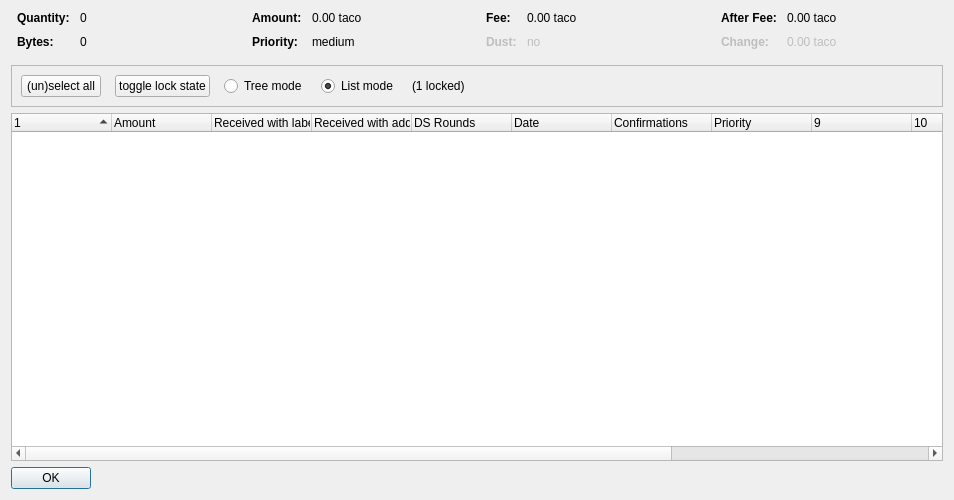
<?xml version="1.0" encoding="UTF-8"?>
<ui version="4.0">
 <class>CoinControlDialog</class>
 <widget class="QDialog" name="CoinControlDialog">
  <property name="geometry">
   <rect>
    <x>0</x>
    <y>0</y>
    <width>954</width>
    <height>500</height>
   </rect>
  </property>
  <property name="windowTitle">
   <string>Coin Selection</string>
  </property>
  <layout class="QVBoxLayout" name="verticalLayout">
   <item>
    <layout class="QHBoxLayout" name="horizontalLayoutTop" stretch="0,0,0,0">
     <property name="topMargin">
      <number>0</number>
     </property>
     <property name="bottomMargin">
      <number>10</number>
     </property>
     <item>
      <layout class="QFormLayout" name="formLayoutCoinControl1">
       <property name="horizontalSpacing">
        <number>10</number>
       </property>
       <property name="verticalSpacing">
        <number>10</number>
       </property>
       <property name="leftMargin">
        <number>6</number>
       </property>
       <property name="rightMargin">
        <number>6</number>
       </property>
       <item row="0" column="0">
        <widget class="QLabel" name="labelCoinControlQuantityText">
         <property name="font">
          <font>
           <weight>75</weight>
           <bold>true</bold>
          </font>
         </property>
         <property name="text">
          <string>Quantity:</string>
         </property>
        </widget>
       </item>
       <item row="0" column="1">
        <widget class="QLabel" name="labelCoinControlQuantity">
         <property name="cursor">
          <cursorShape>IBeamCursor</cursorShape>
         </property>
         <property name="contextMenuPolicy">
          <enum>Qt::ActionsContextMenu</enum>
         </property>
         <property name="text">
          <string notr="true">0</string>
         </property>
         <property name="textInteractionFlags">
          <set>Qt::LinksAccessibleByMouse|Qt::TextSelectableByKeyboard|Qt::TextSelectableByMouse</set>
         </property>
        </widget>
       </item>
       <item row="1" column="0">
        <widget class="QLabel" name="labelCoinControlBytesText">
         <property name="font">
          <font>
           <weight>75</weight>
           <bold>true</bold>
          </font>
         </property>
         <property name="text">
          <string>Bytes:</string>
         </property>
        </widget>
       </item>
       <item row="1" column="1">
        <widget class="QLabel" name="labelCoinControlBytes">
         <property name="cursor">
          <cursorShape>IBeamCursor</cursorShape>
         </property>
         <property name="contextMenuPolicy">
          <enum>Qt::ActionsContextMenu</enum>
         </property>
         <property name="text">
          <string notr="true">0</string>
         </property>
         <property name="textInteractionFlags">
          <set>Qt::LinksAccessibleByMouse|Qt::TextSelectableByKeyboard|Qt::TextSelectableByMouse</set>
         </property>
        </widget>
       </item>
      </layout>
     </item>
     <item>
      <layout class="QFormLayout" name="formLayoutCoinControl2">
       <property name="horizontalSpacing">
        <number>10</number>
       </property>
       <property name="verticalSpacing">
        <number>10</number>
       </property>
       <property name="leftMargin">
        <number>6</number>
       </property>
       <property name="rightMargin">
        <number>6</number>
       </property>
       <item row="0" column="0">
        <widget class="QLabel" name="labelCoinControlAmountText">
         <property name="font">
          <font>
           <weight>75</weight>
           <bold>true</bold>
          </font>
         </property>
         <property name="text">
          <string>Amount:</string>
         </property>
        </widget>
       </item>
       <item row="0" column="1">
        <widget class="QLabel" name="labelCoinControlAmount">
         <property name="cursor">
          <cursorShape>IBeamCursor</cursorShape>
         </property>
         <property name="contextMenuPolicy">
          <enum>Qt::ActionsContextMenu</enum>
         </property>
         <property name="text">
          <string notr="true">0.00 taco</string>
         </property>
         <property name="textInteractionFlags">
          <set>Qt::LinksAccessibleByMouse|Qt::TextSelectableByKeyboard|Qt::TextSelectableByMouse</set>
         </property>
        </widget>
       </item>
       <item row="1" column="0">
        <widget class="QLabel" name="labelCoinControlPriorityText">
         <property name="font">
          <font>
           <weight>75</weight>
           <bold>true</bold>
          </font>
         </property>
         <property name="text">
          <string>Priority:</string>
         </property>
        </widget>
       </item>
       <item row="1" column="1">
        <widget class="QLabel" name="labelCoinControlPriority">
         <property name="cursor">
          <cursorShape>IBeamCursor</cursorShape>
         </property>
         <property name="contextMenuPolicy">
          <enum>Qt::ActionsContextMenu</enum>
         </property>
         <property name="text">
          <string>medium</string>
         </property>
         <property name="textInteractionFlags">
          <set>Qt::LinksAccessibleByMouse|Qt::TextSelectableByKeyboard|Qt::TextSelectableByMouse</set>
         </property>
        </widget>
       </item>
      </layout>
     </item>
     <item>
      <layout class="QFormLayout" name="formLayoutCoinControl3">
       <property name="horizontalSpacing">
        <number>10</number>
       </property>
       <property name="verticalSpacing">
        <number>10</number>
       </property>
       <property name="leftMargin">
        <number>6</number>
       </property>
       <property name="rightMargin">
        <number>6</number>
       </property>
       <item row="0" column="0">
        <widget class="QLabel" name="labelCoinControlFeeText">
         <property name="font">
          <font>
           <weight>75</weight>
           <bold>true</bold>
          </font>
         </property>
         <property name="text">
          <string>Fee:</string>
         </property>
        </widget>
       </item>
       <item row="0" column="1">
        <widget class="QLabel" name="labelCoinControlFee">
         <property name="cursor">
          <cursorShape>IBeamCursor</cursorShape>
         </property>
         <property name="contextMenuPolicy">
          <enum>Qt::ActionsContextMenu</enum>
         </property>
         <property name="text">
          <string notr="true">0.00 taco</string>
         </property>
         <property name="textInteractionFlags">
          <set>Qt::LinksAccessibleByMouse|Qt::TextSelectableByKeyboard|Qt::TextSelectableByMouse</set>
         </property>
        </widget>
       </item>
       <item row="1" column="0">
        <widget class="QLabel" name="labelCoinControlLowOutputText">
         <property name="enabled">
          <bool>false</bool>
         </property>
         <property name="font">
          <font>
           <weight>75</weight>
           <bold>true</bold>
          </font>
         </property>
         <property name="text">
          <string>Dust:</string>
         </property>
        </widget>
       </item>
       <item row="1" column="1">
        <widget class="QLabel" name="labelCoinControlLowOutput">
         <property name="enabled">
          <bool>false</bool>
         </property>
         <property name="cursor">
          <cursorShape>IBeamCursor</cursorShape>
         </property>
         <property name="contextMenuPolicy">
          <enum>Qt::ActionsContextMenu</enum>
         </property>
         <property name="text">
          <string>no</string>
         </property>
         <property name="textInteractionFlags">
          <set>Qt::LinksAccessibleByMouse|Qt::TextSelectableByKeyboard|Qt::TextSelectableByMouse</set>
         </property>
        </widget>
       </item>
      </layout>
     </item>
     <item>
      <layout class="QFormLayout" name="formLayoutCoinControl4">
       <property name="horizontalSpacing">
        <number>10</number>
       </property>
       <property name="verticalSpacing">
        <number>10</number>
       </property>
       <property name="leftMargin">
        <number>6</number>
       </property>
       <property name="rightMargin">
        <number>6</number>
       </property>
       <item row="0" column="0">
        <widget class="QLabel" name="labelCoinControlAfterFeeText">
         <property name="font">
          <font>
           <weight>75</weight>
           <bold>true</bold>
          </font>
         </property>
         <property name="text">
          <string>After Fee:</string>
         </property>
        </widget>
       </item>
       <item row="0" column="1">
        <widget class="QLabel" name="labelCoinControlAfterFee">
         <property name="cursor">
          <cursorShape>IBeamCursor</cursorShape>
         </property>
         <property name="contextMenuPolicy">
          <enum>Qt::ActionsContextMenu</enum>
         </property>
         <property name="text">
          <string notr="true">0.00 taco</string>
         </property>
         <property name="textInteractionFlags">
          <set>Qt::LinksAccessibleByMouse|Qt::TextSelectableByKeyboard|Qt::TextSelectableByMouse</set>
         </property>
        </widget>
       </item>
       <item row="1" column="0">
        <widget class="QLabel" name="labelCoinControlChangeText">
         <property name="enabled">
          <bool>false</bool>
         </property>
         <property name="font">
          <font>
           <weight>75</weight>
           <bold>true</bold>
          </font>
         </property>
         <property name="text">
          <string>Change:</string>
         </property>
        </widget>
       </item>
       <item row="1" column="1">
        <widget class="QLabel" name="labelCoinControlChange">
         <property name="enabled">
          <bool>false</bool>
         </property>
         <property name="cursor">
          <cursorShape>IBeamCursor</cursorShape>
         </property>
         <property name="contextMenuPolicy">
          <enum>Qt::ActionsContextMenu</enum>
         </property>
         <property name="text">
          <string notr="true">0.00 taco</string>
         </property>
         <property name="textInteractionFlags">
          <set>Qt::LinksAccessibleByMouse|Qt::TextSelectableByKeyboard|Qt::TextSelectableByMouse</set>
         </property>
        </widget>
       </item>
      </layout>
     </item>
    </layout>
   </item>
   <item>
    <widget class="QFrame" name="frame">
     <property name="minimumSize">
      <size>
       <width>0</width>
       <height>40</height>
      </size>
     </property>
     <property name="frameShape">
      <enum>QFrame::StyledPanel</enum>
     </property>
     <property name="frameShadow">
      <enum>QFrame::Sunken</enum>
     </property>
     <layout class="QHBoxLayout" name="horizontalLayout">
      <item>
       <layout class="QHBoxLayout" name="horizontalLayoutPanel" stretch="0,0,0,0,0,0">
        <property name="spacing">
         <number>14</number>
        </property>
        <item>
         <widget class="QPushButton" name="pushButtonSelectAll">
          <property name="sizePolicy">
           <sizepolicy hsizetype="Maximum" vsizetype="Fixed">
            <horstretch>0</horstretch>
            <verstretch>0</verstretch>
           </sizepolicy>
          </property>
          <property name="text">
           <string>(un)select all</string>
          </property>
          <property name="autoDefault">
           <bool>false</bool>
          </property>
         </widget>
        </item>
        <item>
         <widget class="QPushButton" name="pushButtonToggleLock">
          <property name="sizePolicy">
           <sizepolicy hsizetype="Maximum" vsizetype="Fixed">
            <horstretch>0</horstretch>
            <verstretch>0</verstretch>
           </sizepolicy>
          </property>
          <property name="text">
           <string>toggle lock state</string>
          </property>
          <property name="autoDefault">
           <bool>false</bool>
          </property>
         </widget>
        </item>
        <item>
         <widget class="QRadioButton" name="radioTreeMode">
          <property name="sizePolicy">
           <sizepolicy hsizetype="Maximum" vsizetype="Fixed">
            <horstretch>0</horstretch>
            <verstretch>0</verstretch>
           </sizepolicy>
          </property>
          <property name="text">
           <string>Tree mode</string>
          </property>
         </widget>
        </item>
        <item>
         <widget class="QRadioButton" name="radioListMode">
          <property name="sizePolicy">
           <sizepolicy hsizetype="Maximum" vsizetype="Fixed">
            <horstretch>0</horstretch>
            <verstretch>0</verstretch>
           </sizepolicy>
          </property>
          <property name="text">
           <string>List mode</string>
          </property>
          <property name="checked">
           <bool>true</bool>
          </property>
         </widget>
        </item>
        <item>
         <widget class="QLabel" name="labelLocked">
          <property name="text">
           <string>(1 locked)</string>
          </property>
         </widget>
        </item>
        <item>
         <spacer name="horizontalSpacer">
          <property name="orientation">
           <enum>Qt::Horizontal</enum>
          </property>
          <property name="sizeHint" stdset="0">
           <size>
            <width>40</width>
            <height>20</height>
           </size>
          </property>
         </spacer>
        </item>
       </layout>
      </item>
     </layout>
    </widget>
   </item>
   <item>
    <widget class="CoinControlTreeWidget" name="treeWidget">
     <property name="contextMenuPolicy">
      <enum>Qt::CustomContextMenu</enum>
     </property>
     <property name="sortingEnabled">
      <bool>false</bool>
     </property>
     <property name="columnCount">
      <number>13</number>
     </property>
     <attribute name="headerShowSortIndicator" stdset="0">
      <bool>true</bool>
     </attribute>
     <attribute name="headerStretchLastSection">
      <bool>false</bool>
     </attribute>
     <column>
      <property name="text">
       <string/>
      </property>
     </column>
     <column>
      <property name="text">
       <string>Amount</string>
      </property>
     </column>
     <column>
      <property name="text">
       <string>Received with label</string>
      </property>
     </column>
     <column>
      <property name="text">
       <string>Received with address</string>
      </property>
     </column>
     <column>
      <property name="text">
       <string>DS Rounds</string>
      </property>
     </column>
     <column>
      <property name="text">
       <string>Date</string>
      </property>
     </column>
     <column>
      <property name="text">
       <string>Confirmations</string>
      </property>
      <property name="toolTip">
       <string>Confirmed</string>
      </property>
     </column>
     <column>
      <property name="text">
       <string>Priority</string>
      </property>
     </column>
     <column>
      <property name="text">
       <string/>
      </property>
     </column>
     <column>
      <property name="text">
       <string/>
      </property>
     </column>
     <column>
      <property name="text">
       <string/>
      </property>
     </column>
     <column>
      <property name="text">
       <string/>
      </property>
     </column>
     <column>
      <property name="text">
       <string/>
      </property>
     </column>
    </widget>
   </item>
   <item>
    <widget class="QDialogButtonBox" name="buttonBox">
     <property name="sizePolicy">
      <sizepolicy hsizetype="Maximum" vsizetype="Fixed">
       <horstretch>0</horstretch>
       <verstretch>0</verstretch>
      </sizepolicy>
     </property>
     <property name="orientation">
      <enum>Qt::Horizontal</enum>
     </property>
     <property name="standardButtons">
      <set>QDialogButtonBox::Ok</set>
     </property>
    </widget>
   </item>
  </layout>
 </widget>
 <customwidgets>
  <customwidget>
   <class>CoinControlTreeWidget</class>
   <extends>QTreeWidget</extends>
   <header>coincontroltreewidget.h</header>
  </customwidget>
 </customwidgets>
 <resources/>
 <connections/>
</ui>
